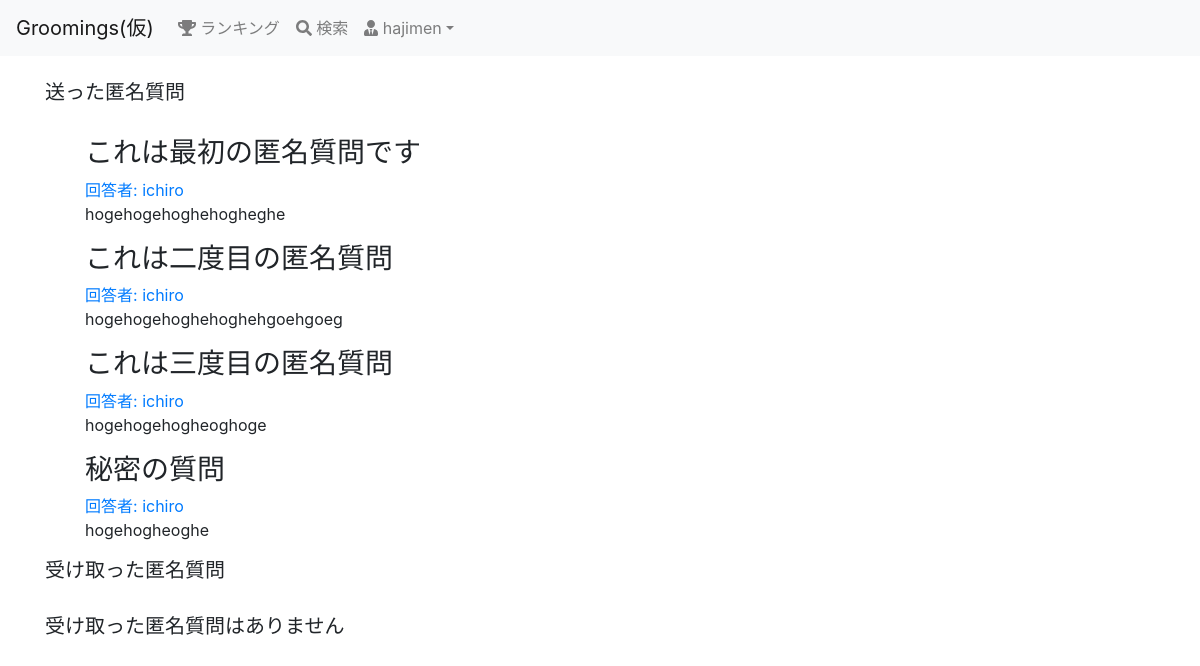
Screenshot of /anyms/ (signed in) with the database file from the repository.
### groomings/models.py (models this page shows, shortened)
class User(AbstractBaseUser, PermissionsMixin):
    username = models.CharField(max_length=150)
    email = models.EmailField(max_length=255, unique=True)
    image = models.FileField(upload_to='user_image/', null=True, blank=True)
    point = models.IntegerField(default=50, validators=[MinValueValidator(0)])
    follow = models.ManyToManyField(
        'self', blank=True, symmetrical=False, related_name="follower"
    )
    is_active = models.BooleanField(default=True)
    is_staff = models.BooleanField(default=False) # 管理画面にログインできるかどうか
    USERNAME_FIELD = 'email' # このテーブルのレコードを一意に識別
    REQUIRED_FIELDS = ['username'] # スーパーユーザー作成時に入力する(emailとパスワードは必須だからそれ以外で)
    objects = UserManager()
    class Meta:
        db_table = 'user'

class Date(models.Model):
    created_at = models.DateTimeField(default=now)
    class Meta:
        abstract = True

class Question(Date):
    title = models.CharField(max_length=30, null=True, blank=True)
    text = models.TextField(null=False, blank=False)
    image1 = models.FileField(upload_to='question_image/', null=True, blank=True)
    image2 = models.FileField(upload_to='question_image/', null=True, blank=True)
    image3 = models.FileField(upload_to='question_image/', null=True, blank=True)
    give_point = models.IntegerField(blank=False, null=False, default=5, validators=[MinValueValidator(5)])
    giver = models.ForeignKey(
        'User', on_delete=CASCADE, related_name="user_give_question"
    )
    recipient = models.ForeignKey(
        'User', on_delete=SET_NULL, null=True, related_name="user_receive_question"
    )
    to_giver_point = models.IntegerField(validators=[MinValueValidator(1), MaxValueValidator(5)], null=True)
    to_recipient_point = models.IntegerField(validators=[MinValueValidator(1), MaxValueValidator(5)], null=True)
    is_active = models.BooleanField(default=True)
    class Meta:
        db_table = 'question'

### groomings/views.py (the view)
# urls.py: path(r'anyms/', views.anyms, name='anyms'), # 匿名質問一覧ページ(自分にきた質問と自分がした質問を一覧表示)
@login_required
def anyms(request):
    user = request.user
    give_question = user.user_give_question.all()
    receive_question = user.user_receive_question.all()
    context={'user':user, 'give_question':give_question, 'receive_question':receive_question}
    return render(request, 'groomings/anyms.html', context)

### groomings/templates/groomings/anyms.html (shortened to what this page needs)
{% extends "groomings/base.html" %}
{% block content %}
<h5>送った匿名質問</h5><br>
{% if not give_question %}
<h5>送った匿名質問はありません</h5>
{% else %}
<ul class="list-unstyld">
    {% for give in give_question %}
    <li class = "media mb-3 post">
        <div class="media-body">
            <h3>{{ give.title }}</h3>
            <a href = "{% url 'groomings:user' give.recipient.id %}">回答者: {{ give.recipient.username }}</a>
            <div>{{ give.text }}</div>
        </div>
    </li>
    {% endfor %}
</ul>
{% endif %}
<h5>受け取った匿名質問</h5><br>
{% if not receive_question %}
<h5>受け取った匿名質問はありません</h5>
{% endif %}
{% endblock %}

### groomings/templates/groomings/base.html (shortened to what this page needs)
{% load static %}<!DOCTYPE html>
<html lang="ja">
    <head>
        <link rel="stylesheet" type="text/css" href="{% static 'base.css' %}">
        <link rel="stylesheet" href="https://stackpath.bootstrapcdn.com/bootstrap/4.5.0/css/bootstrap.min.css">
    </head>
    <body>
        <header class="mb-4">
            <nav class="navbar navbar-expand-sm navbar-light bg-light">
                <a href="{% url 'groomings:top' %}" class="navbar-brand">Groomings(仮)</a>
                <div class="collapse navbar-collapse" id="nav-bar">
                    <ul class="navbar-nav">
                        <li class="nav-item"><a href="{% url 'groomings:ranking' %}" class="nav-link"><i class="fas fa-trophy"></i> ランキング</a></li>
                        <li class="nav-item"><a href="{% url 'groomings:search' %}" class="nav-link"><i class="fas fa-search"></i> 検索</a></li>
                        <li class="nav-item dropdown">
                            {% if request.user.is_authenticated %}
                            <a href="#" class="nav-link dropdown-toggle" data-toggle="dropdown"><i class="fas fa-user-tie"></i> {{ request.user.username }}</a>
                            {% endif %}
                        </li>
                    </ul>
                </div>
            </nav>
        </header>
        <div class="container">
            {% block content %}{% endblock %}
        </div>
    </body>
</html>

### rows the page displays
User: user.username "hajimen"
Question: title "これは最初の匿名質問です", recipient.username "ichiro", text "hogehogehoghehogheghe"
Question: title "これは二度目の匿名質問", recipient.username "ichiro", text "hogehogehoghehoghehgoehgoeg"
Question: title "これは三度目の匿名質問", recipient.username "ichiro", text "hogehogehogheoghoge"
Question: title "秘密の質問", recipient.username "ichiro", text "hogehogheoghe"
